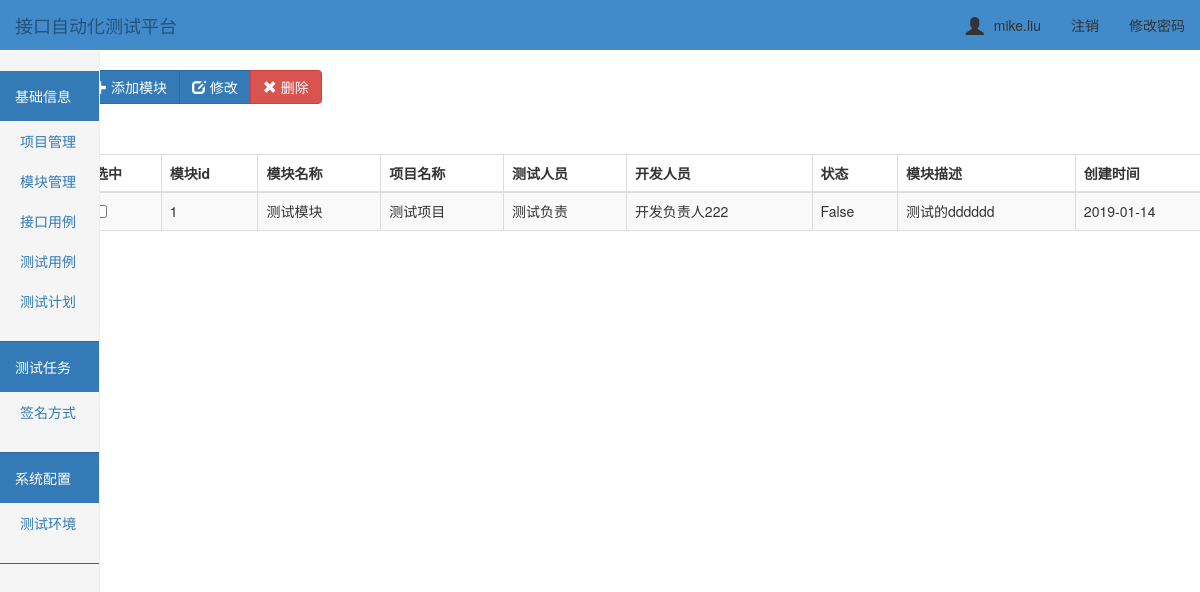
/module/ (signed in), run on the app's committed database.
### ApiTest/models.py (models this page shows, shortened)
class UserInfo(AbstractUser):
    nid = models.AutoField(primary_key=True)
    telephone = models.CharField(max_length=11, null=True, unique=True)
    avatar = models.FileField(upload_to='avatars/', default="/avatars/default.png")
    create_time = models.DateTimeField(verbose_name='创建时间', auto_now_add=True)

class Modules(models.Model):
    project = models.ForeignKey(Project, on_delete=models.CASCADE)      # 关联项目表id
    modules_name = models.CharField('模块名称', max_length=32)
    testers = models.CharField('测试负责人', max_length=256)  # 项目负责人
    developer = models.CharField('开发负责人', max_length=256)
    status = models.BooleanField()
    modules_desc = models.CharField('模块描述', max_length=256)
    create_time = models.DateTimeField('创建时间', auto_now=True)  # 创建时间

class Project(models.Model):
    prj_id = models.AutoField(primary_key=True, null=False)
    prj_name = models.CharField('项目名称', max_length=64)  # 项目名称
    prj_desc = models.CharField('项目描述', max_length=256)  # 项目描述
    testers = models.CharField('测试负责人', max_length=256)  # 项目负责人
    developer = models.CharField('开发负责人', max_length=256)
    status = models.BooleanField()
    create_time = models.DateTimeField('创建时间', auto_now=True)  # 创建时间
    class Meta:
        verbose_name = '项目管理'
        verbose_name_plural = '项目管理'
    def __str__(self):
        return self.prj_name

### ApiTest/views.py (the view)
# urls.py: url(r'^module/$', views.module),
@login_required
def module(request):
    module_list = Modules.objects.filter().all()
    project_list = Project.objects.filter().all()
    return render(request, "modules/index.html", {"module_list": module_list, "project_list": project_list})

### templates/modules/index.html (shortened to what this page needs)
{% extends "../base.html" %}
{% block add %}
<div class="btn-toolbar" role="toolbar">
  <div class="btn-group" style="padding-top: 20px;left: 50px">
    <button id="add_btn" class="btn btn-primary " data-toggle="modal" data-target="#addmyModal">
        <span class="glyphicon glyphicon-plus" aria-hidden="true"></span> 添加模块
    </button>
    <button id="edit_mod" class="btn btn-primary" data-toggle="modal" data-target="#">
        <span class="glyphicon glyphicon-edit" aria-hidden="true"></span> 修改
    </button>
      <button id="del_mod" type="onclick" class="btn btn-danger ">
            <span class="glyphicon glyphicon-remove" aria-hidden="true"></span> 删除
        </button>
  </div>
</div>
<div class="container">
        <div class="row">
            <div class="col-md-12">
                <table id= "table" class="table table-striped table-bordered">
                    <thead>
                        <tr>
                            <th>选中</th>
                            <th>模块id</th>
                            <th>模块名称</th>
                            <th>项目名称</th>
                            <th>测试人员</th>
                            <th>开发人员</th>
                            <th>状态</th>
                            <th>模块描述</th>
                            <th>创建时间</th>
                        </tr>
                    </thead>
                    <tbody>
                        {% for module_obj in module_list %}
                            <tr>
                                <td id="che1"><input type="checkbox"/></td>
                                <td>{{ module_obj.id}}</td>
                                <td>{{ module_obj.modules_name }}</td>
                                <td>{{ module_obj.project }}</td>
                                <td>{{ module_obj.testers }}</td>
                                <td>{{ module_obj.developer }}</td>
                                <td>{{ module_obj.status }}</td>
                                <td>{{ module_obj.modules_desc }}</td>
                                <td>{{ module_obj.create_time|date:'Y-m-d' }}</td>
                            </tr>
                        {% endfor %}
                    </tbody>
                </table>
            </div>
        </div>
    </div>
{% endblock %}

### templates/base.html (shortened to what this page needs)
<!DOCTYPE html>
<html lang="en">
<head>
    <link rel="stylesheet" href="/static/bootstrap-3.3.7/css/bootstrap.css">
    <link rel="stylesheet" href="/static/css/toastr.min.css">
    <link rel="stylesheet" href="/static/css/dashboard.css">
    <link rel="stylesheet" href="/static/css/home.css">
    <link rel="stylesheet" href="/static/css/sweetalert.css">
</head>
<body>
<nav class="tab navbar  navbar-fixed-top">
    <div class="container-fluid">
        <div class="navbar-header">
            <a class="navbar-brand" href="#">接口自动化测试平台</a>
        </div>
        <div class="collapse navbar-collapse" id="bs-example-navbar-collapse-1">
            <ul class="nav navbar-nav navbar-right">
                <li><a href="#"><span id="user_icon"
                                      class="glyphicon glyphicon-user"></span>{{ request.user.username }}</a></li>
                <li><a href="/logout/">注销</a></li>
                <li><a href="/set_pwd/">修改密码</a></li>
            </ul>
        </div>
    </div>
</nav>
<div class="container">
    <div class="left">
        <div class="row">
            <div class="col-sm-3 col-md-1 sidebar">
                <div class="menu">
                    <div class="head bg-primary">基础信息</div>
                    <ul class="nav nav-sidebar">
                        <li><a href="/project/" target="_self">项目管理</a> </li>
                        <li><a href="/module/" target="_self">模块管理</a> </li>
                        <li><a href="/api_case/" target="_self">接口用例</a> </li>
                        <li><a href="#">测试用例</a> </li>
                        <li><a href="#">测试计划</a> </li>
                    </ul>
                </div>
                <div class="menu">
                    <div class="head bg-primary">测试任务</div>
                    <ul class="nav nav-sidebar">
                        <li><a href="/sign/">签名方式</a> </li>
                    </ul>
                </div>
                <div class="menu">
                    <div class="head bg-primary">系统配置</div>
                    <ul class="nav nav-sidebar">
                        <li><a href="/env/" target="_self">测试环境</a> </li>
                    </ul>
                </div>
            </div>
        </div>
    </div>
    <div class="right">
        {% block add %}{% endblock %}
    </div>
</div>
</body>
</html>

### static/css/dashboard.css (style rules this page uses)
body { padding-top: 50px; }
.navbar-fixed-top { border: 0; }
.sidebar { display: none; }
@media (min-width: 768px) { .sidebar { position: fixed; top: 51px; bottom: 0; left: 0; z-index: 1000; display: block; padding: 20px; overflow-x: hidden; overflow-y: auto; background-color: #f5f5f5; border-right: 1px solid #eee; } }
.nav-sidebar { margin-right: -21px; margin-bottom: 20px; margin-left: -20px; }
.nav-sidebar > li > a { padding-right: 20px; padding-left: 20px; }

### static/css/home.css (style rules this page uses)
.menu { margin: 0 -20px; border-bottom: 1px solid #336699; }
.head { padding: 15px; }
.menu .nav-sidebar > li > a { padding-right: 40px; padding-left: 40px; }
table { margin-top: 50px; margin-left: 40px; }
.navbar { background-color: #428bca; }
.navbar-brand { color: white; }
.navbar-collapse .navbar-nav > li > a { color: #333333; }

### templates/base.html (style rules this page uses)
#user_icon { font-size: 18px; margin-right: 10px; vertical-align: -3px; }

### data on the page
UserInfo: user.username "mike.liu"
Modules: id "1", modules_name "测试模块", project "测试项目", testers "测试负责", developer "开发负责人222", status "False", modules_desc "测试的dddddd", create_time "2019-01-14"
